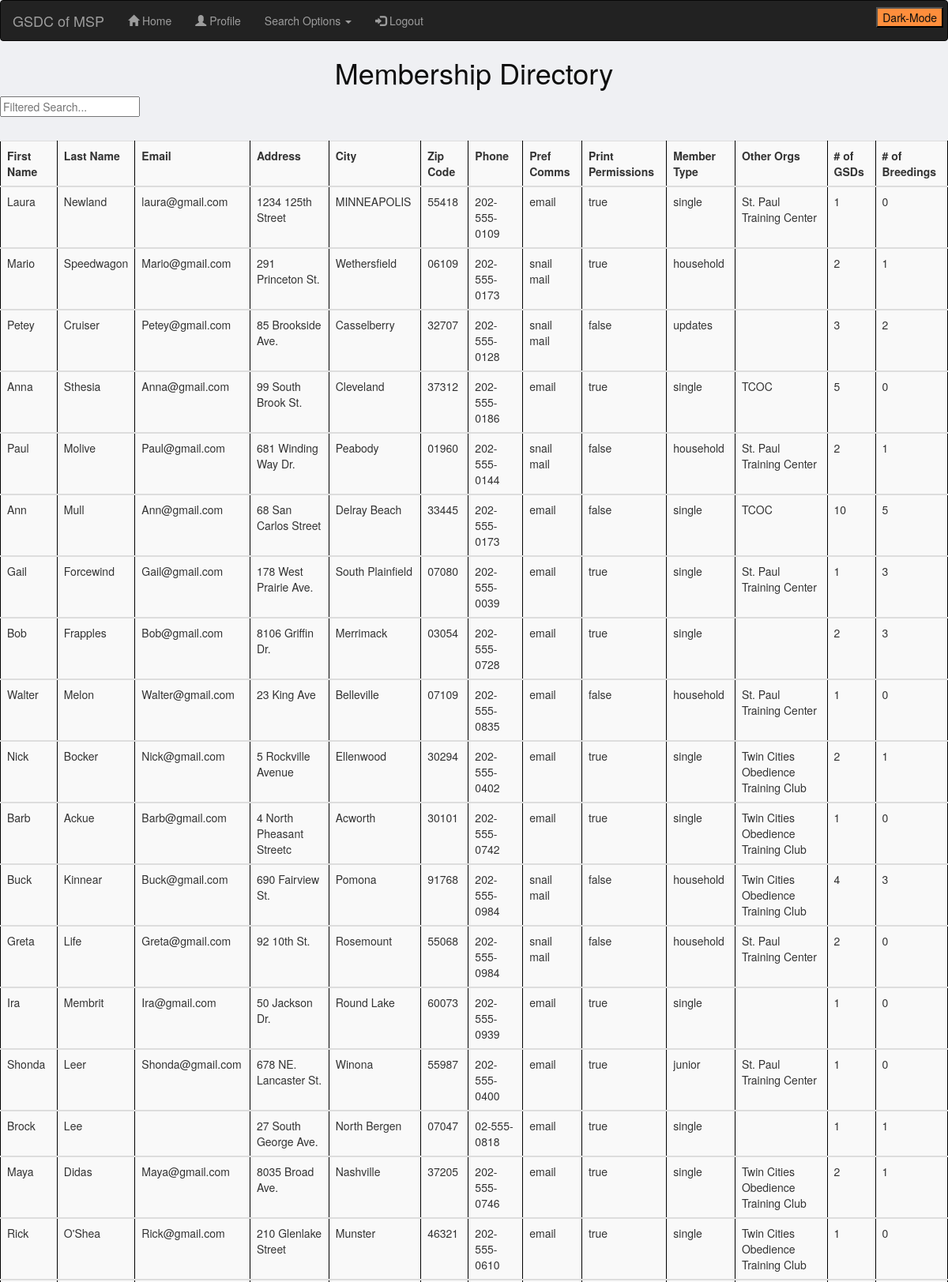
/user (signed in, upper part), run on the app's committed database.
### model.py (models this page shows, shortened)
class Users(db.Model, UserMixin):
    __tablename__ = 'users'
    user_id = db.Column(db.Integer, primary_key=True, autoincrement=True)
    fname = db.Column(db.String(50), nullable=False)
    lname = db.Column(db.String(50), nullable=False)
    email = db.Column(db.String(100), nullable=False, unique=True)
    address = db.Column(db.String(100), nullable=True)
    city = db.Column(db.String(50), nullable=True)
    zip_code = db.Column(db.String(10), nullable=True)
    phone = db.Column(db.String(15), nullable=True)
    pref_communication = db.Column(db.String(50), nullable=True)
    print_permissions = db.Column(db.String(5), nullable=True)
    password = db.Column(db.String(50), nullable=True)
    member_type = db.Column(db.String(100), nullable=True)
    member_standing = db.Column(db.String(25), default='Good')
    other_orgs = db.Column(db.Text)
    num_of_gsd = db.Column(db.Integer)
    num_breedings = db.Column(db.Integer)

### server.py (the view)
@app.route('/user')
def all_users():
    user = crud.get_all_users()
    return render_template('all_users.html', user=user)

### crud.py (called while the page is built)
def get_all_users():
    return Users.query.all()

### server.py (called while the page is built)
@login_manager.user_loader
def load_user(user_id):
    return Users.query.get(int(user_id))

### templates/all_users.html (shortened to what this page needs)
{% extends 'base.html' %}
{% block body %}
    <h1>Membership Directory</h1>
        <input id="allSearch" type="text" placeholder="Filtered Search...">
        <table class="table thead-dark table-striped">
          <tr>
              <th>First Name</th>
              <th>Last Name</th>
              <th>Email</th>
              <th>Address</th>
              <th>City</th>
              <th>Zip Code</th>
              <th>Phone</th>
              <th>Pref Comms</th>
              <th>Print Permissions</th>
              <th>Member Type</th>
              <th>Other Orgs</th>
              <th># of GSDs</th>
              <th># of Breedings</th>
          </tr>
            {% for u in user %}
          <tbody id="searchTable">
          <tr>
              <td>{{ u.fname }}</td>
              <td>{{ u.lname }}</th>
              <td>{{ u.email }}</td>
              <td>{{ u.address }}</td>
              <td>{{ u.city }}</td>
              <td>{{ u.zip_code }}</td>
              <td>{{ u.phone }}</td>
              <td>{{ u.pref_communication }}</td>
              <td>{{ u.print_permissions }}</td>
              <td>{{ u.member_type }}</td>
              <td>{{ u.other_orgs }}</td>
              <td>{{ u.num_of_gsd }}</td>
              <td>{{ u.num_breedings }}</td>
          </tr>
          </tbody>
            {% endfor %}
        </table>
{% endblock %}

### static/css/styles.css (style rules this page uses)
body { background-color: #eff0f3; }
.table { width="100%"; cellspacing="0"; cellpadding="0"; border="0"; border: 1.5px solid darkslategray; border-collapse: collapse; margin-left: auto; margin-right: auto; margin-top: 30px; }
th, td { width="100%"; cellspacing="0"; cellpadding="0"; border="0"; border: 1px solid black; border-collapse: collapse; padding: 15px; }
h1 { text-align: center; margin-top: 10px; }

### static/css/login_styles.css (style rules this page uses)
h1, h2, h3 { color: #0d0d0d; }

### data on the page
Users: fname "Laura", lname "Newland", email "laura@gmail.com", address "1234 125th Street", city "MINNEAPOLIS", zip_code "55418", phone "202-555-0109", pref_communication "email", print_permissions "true", member_type "single", other_orgs "St. Paul Training Center", num_of_gsd "1", num_breedings "0"
Users: fname "Mario", lname "Speedwagon", email "Mario@gmail.com", address "291 Princeton St.", city "Wethersfield", zip_code "06109", phone "202-555-0173", pref_communication "snail mail", print_permissions "true", member_type "household", num_of_gsd "2", num_breedings "1"
Users: fname "Petey", lname "Cruiser", email "Petey@gmail.com", address "85 Brookside Ave.", city "Casselberry", zip_code "32707", phone "202-555-0128", pref_communication "snail mail", print_permissions "false", member_type "updates", num_of_gsd "3", num_breedings "2"
Users: fname "Anna", lname "Sthesia", email "Anna@gmail.com", address "99 South Brook St.", city "Cleveland", zip_code "37312", phone "202-555-0186", pref_communication "email", print_permissions "true", member_type "single", other_orgs "TCOC", num_of_gsd "5", num_breedings "0"
Users: fname "Paul", lname "Molive", email "Paul@gmail.com", address "681 Winding Way Dr.", city "Peabody", zip_code "01960", phone "202-555-0144", pref_communication "snail mail", print_permissions "false", member_type "household", other_orgs "St. Paul Training Center", num_of_gsd "2", num_breedings "1"
Users: fname "Ann", lname "Mull", email "Ann@gmail.com", address "68 San Carlos Street", city "Delray Beach", zip_code "33445", phone "202-555-0173", pref_communication "email", print_permissions "false", member_type "single", other_orgs "TCOC", num_of_gsd "10", num_breedings "5"
Users: fname "Gail", lname "Forcewind", email "Gail@gmail.com", address "178 West Prairie Ave.", city "South Plainfield", zip_code "07080", phone "202-555-0039", pref_communication "email", print_permissions "true", member_type "single", other_orgs "St. Paul Training Center", num_of_gsd "1", num_breedings "3"
Users: fname "Bob", lname "Frapples", email "Bob@gmail.com", address "8106 Griffin Dr.", city "Merrimack", zip_code "03054", phone "202-555-0728", pref_communication "email", print_permissions "true", member_type "single", num_of_gsd "2", num_breedings "3"
Users: fname "Walter", lname "Melon", email "Walter@gmail.com", address "23 King Ave", city "Belleville", zip_code "07109", phone "202-555-0835", pref_communication "email", print_permissions "false", member_type "household", other_orgs "St. Paul Training Center", num_of_gsd "1", num_breedings "0"
Users: fname "Nick", lname "Bocker", email "Nick@gmail.com", address "5 Rockville Avenue", city "Ellenwood", zip_code "30294", phone "202-555-0402", pref_communication "email", print_permissions "true", member_type "single", other_orgs "Twin Cities Obedience Training Club", num_of_gsd "2", num_breedings "1"
Users: fname "Barb", lname "Ackue", email "Barb@gmail.com", address "4 North Pheasant Streetc", city "Acworth", zip_code "30101", phone "202-555-0742", pref_communication "email", print_permissions "true", member_type "single", other_orgs "Twin Cities Obedience Training Club", num_of_gsd "1", num_breedings "0"
Users: fname "Buck", lname "Kinnear", email "Buck@gmail.com", address "690 Fairview St.", city "Pomona", zip_code "91768", phone "202-555-0984", pref_communication "snail mail", print_permissions "false", member_type "household", other_orgs "Twin Cities Obedience Training Club", num_of_gsd "4", num_breedings "3"
Users: fname "Greta", lname "Life", email "Greta@gmail.com", address "92 10th St.", city "Rosemount", zip_code "55068", phone "202-555-0984", pref_communication "snail mail", print_permissions "false", member_type "household", other_orgs "St. Paul Training Center", num_of_gsd "2", num_breedings "0"
Users: fname "Ira", lname "Membrit", email "Ira@gmail.com", address "50 Jackson Dr.", city "Round Lake", zip_code "60073", phone "202-555-0939", pref_communication "email", print_permissions "true", member_type "single", num_of_gsd "1", num_breedings "0"
Users: fname "Shonda", lname "Leer", email "Shonda@gmail.com", address "678 NE. Lancaster St.", city "Winona", zip_code "55987", phone "202-555-0400", pref_communication "email", print_permissions "true", member_type "junior", other_orgs "St. Paul Training Center", num_of_gsd "1", num_breedings "0"
Users: fname "Brock", lname "Lee", address "27 South George Ave.", city "North Bergen", zip_code "07047", phone "02-555-0818", pref_communication "email", print_permissions "true", member_type "single", num_of_gsd "1", num_breedings "1"
Users: fname "Maya", lname "Didas", email "Maya@gmail.com", address "8035 Broad Ave.", city "Nashville", zip_code "37205", phone "202-555-0746", pref_communication "email", print_permissions "true", member_type "single", other_orgs "Twin Cities Obedience Training Club", num_of_gsd "2", num_breedings "1"
Users: fname "Rick", lname "O'Shea", email "Rick@gmail.com", address "210 Glenlake Street", city "Munster", zip_code "46321", phone "202-555-0610", pref_communication "email", print_permissions "true", member_type "single", other_orgs "Twin Cities Obedience Training Club", num_of_gsd "1", num_breedings "0"
